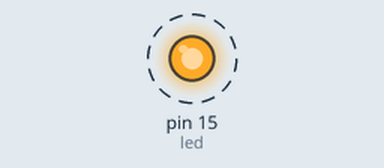
This program was run on a simulated MicroPython board. Shown: output pins drawn as LEDs (lit = HIGH). Dashed ring = blinking. What the program prints to the serial console is not drawn.

Above: at 0.2 s.
Timing chart, 0 to 3.0 s (numbered marks = the images above):
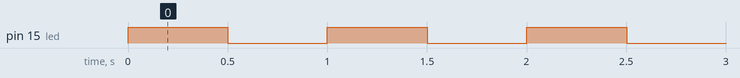

Measured:
- by itself, pin 15 (led): alternates HIGH for 0.50 s and LOW for 0.50 s

The program:

hello.py
```python
import machine
import time

print('Hello world! I can count:')
i = 1

# Set an Led pin on Pin 15
led = machine.Pin(15, machine.Pin.OUT)
# Similar to Arduino loop() function. A forever loop.
while True:
    led.high()
    print("light on")
    time.sleep(0.5)  # Delay for 1 second
    led.low()
    print("light off")
    time.sleep(0.5)  # Delay for 1 second
```
